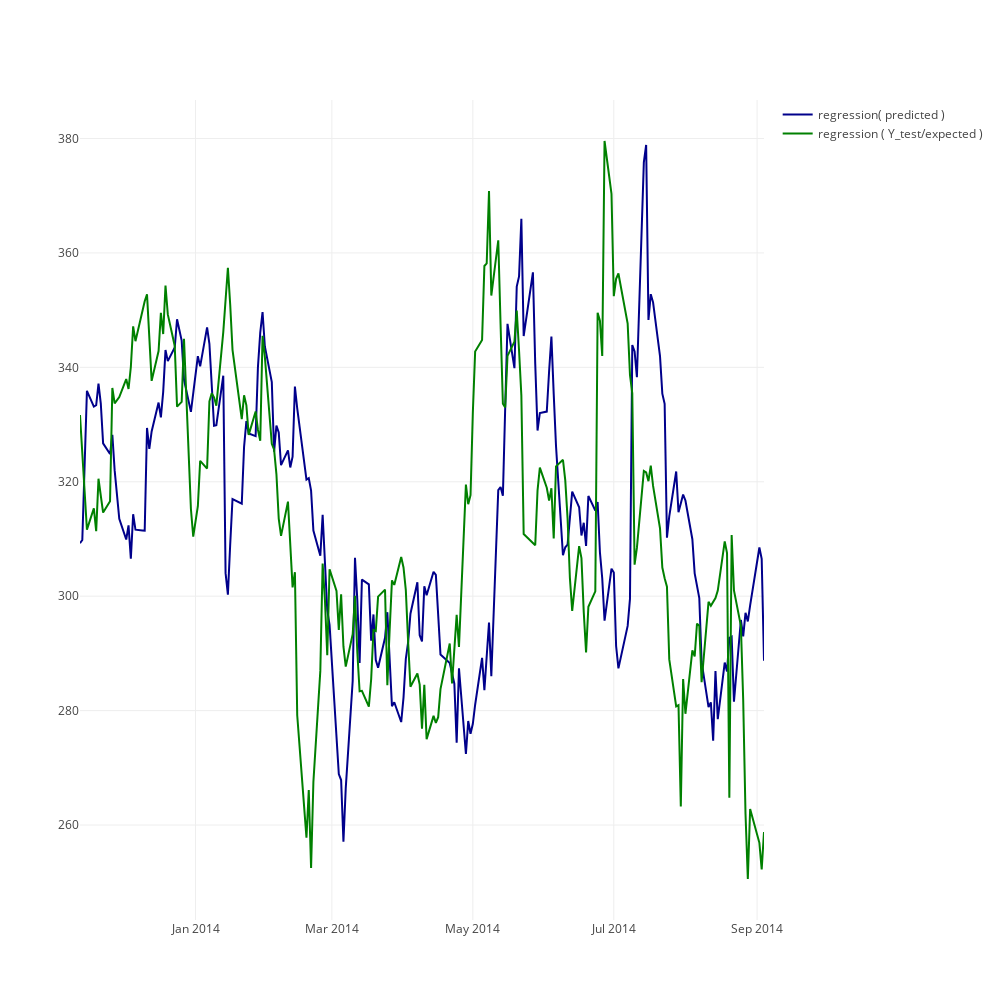

The code cell stored with this chart in its notebook:
### Code cell
trace1 = go.Scatter(dict(line=dict(color='darkblue'),
                      x=df.index,
                      y=clf.predict(X_test),
                      name='regression( predicted )'))

trace2 = go.Scatter(dict(line=dict(color='green'),
                      x=df.index,
                      y=y_test.flatten(),
                      name='regression ( Y_test/expected )'))



layout = go.Layout(width=1000,height=1000,xaxis=dict(ticks='', showticklabels=True,
                              zeroline=False),
                   yaxis=dict(ticks='', showticklabels=True,
                              zeroline=False),
                   showlegend=True)

fig = go.Figure(data=[trace1, trace2], layout=layout)

iplot(fig)

### Figure 1 — Plotly figure (JSON) as saved in the notebook; plotly's stock layout.template omitted (floating-point values rounded to 4 significant figures; data arrays with more than 128 entries replaced by an {"elided": "..."} marker saying what was removed)
{"data": [{"line": {"color": "darkblue"}, "name": "regression( predicted )", "type": "scatter", "uid": "328a8978-d081-11e8-a4ed-8c85907a8027", "x": {"elided": "1240 str values"}, "y": {"elided": "204 float values"}}, {"line": {"color": "green"}, "name": "regression ( Y_test/expected )", "type": "scatter", "uid": "328a8acc-d081-11e8-a175-8c85907a8027", "x": {"elided": "1240 str values"}, "y": {"elided": "204 float values"}}], "layout": {"height": 1000, "showlegend": true, "width": 1000, "xaxis": {"showticklabels": true, "ticks": "", "zeroline": false}, "yaxis": {"showticklabels": true, "ticks": "", "zeroline": false}}}
